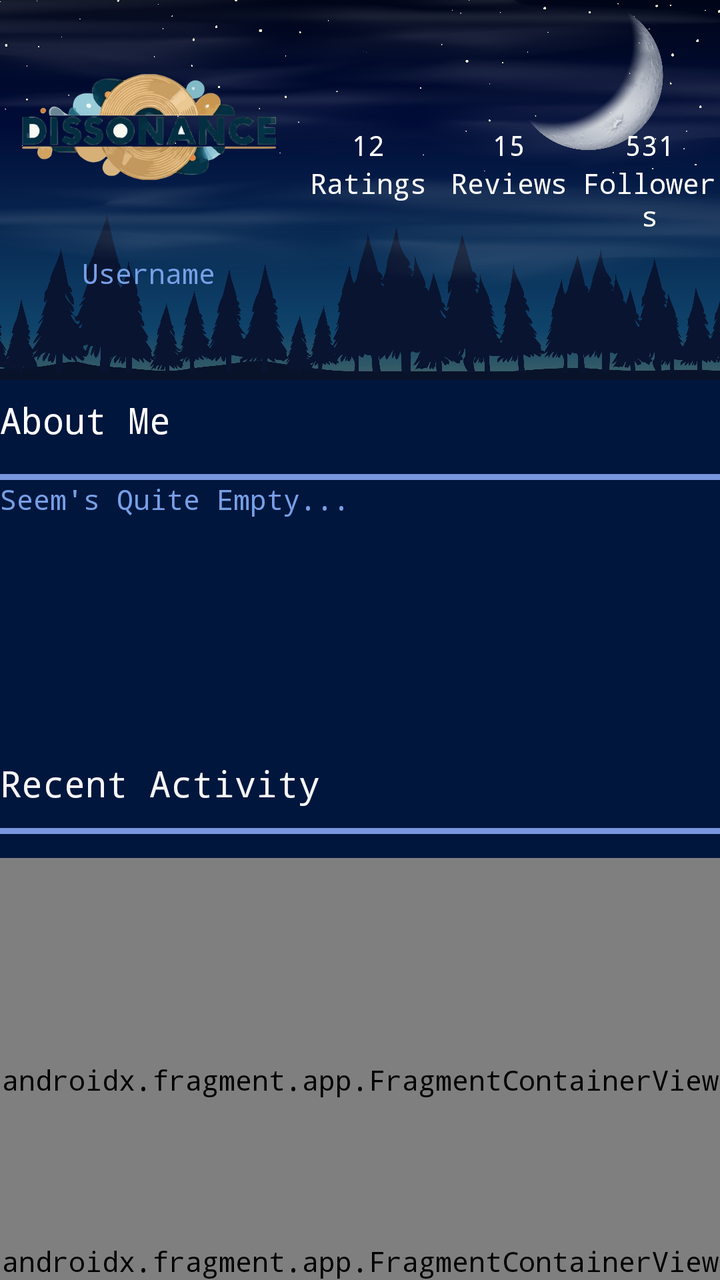
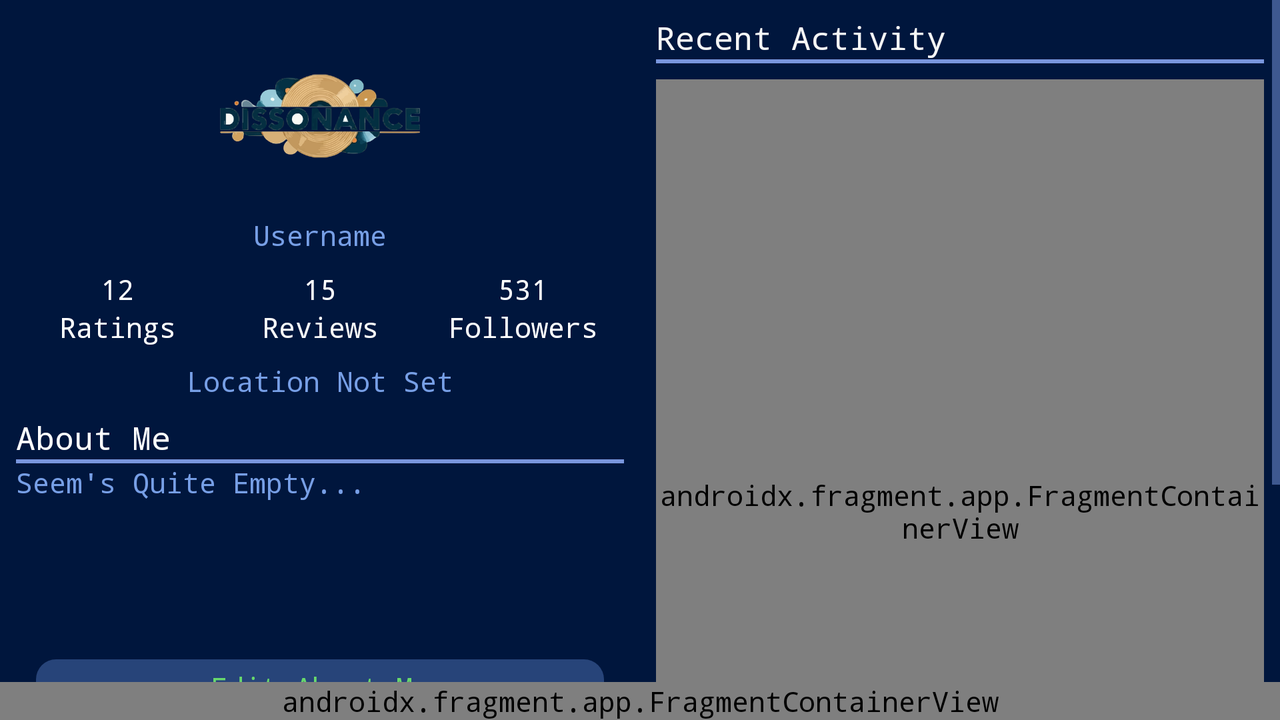

Two renders of one Android screen. The first uses the default layout on a phone; the second uses the alternative layout the repository ships for a different screen configuration, on a matching device. The two XML files are below.
<!-- AndroidManifest.xml: application theme Theme.Dissonance -->
<!-- res/layout/activity_profile.xml -->
<?xml version="1.0" encoding="utf-8"?>
<androidx.constraintlayout.widget.ConstraintLayout xmlns:android="http://schemas.android.com/apk/res/android"
    xmlns:app="http://schemas.android.com/apk/res-auto"
    xmlns:tools="http://schemas.android.com/tools"
    android:layout_width="match_parent"
    android:layout_height="match_parent">

    <FrameLayout
        android:layout_width="match_parent"
        android:layout_height="match_parent">

        <ImageView
            android:id="@+id/imageView2"
            android:layout_width="wrap_content"
            android:layout_height="190dp"
            android:scaleType="centerCrop"
            app:srcCompat="@drawable/banner_crescent" />
    </FrameLayout>

    <LinearLayout
        android:id="@+id/linearLayout2"
        android:layout_width="match_parent"
        android:layout_height="wrap_content"
        android:orientation="vertical"
        app:layout_constraintStart_toStartOf="parent"
        app:layout_constraintTop_toTopOf="parent">

        
        <LinearLayout
            android:layout_width="match_parent"
            android:layout_height="183dp"
            android:orientation="horizontal">

            <LinearLayout
                android:layout_width="149dp"
                android:layout_height="158dp"
                android:orientation="vertical">

                <ImageView
                    android:id="@+id/imageView5"
                    android:layout_width="match_parent"
                    android:layout_height="127dp"
                    android:scaleType="centerInside"
                    android:visibility="visible"
                    app:srcCompat="@drawable/logo" />

                <TextView
                    android:id="@+id/username"
                    android:layout_width="match_parent"
                    android:layout_height="49dp"
                    android:fontFamily="monospace"
                    android:gravity="center|top"
                    android:text="Username"
                    android:textColor="#779FE6" />
            </LinearLayout>

            <LinearLayout
                android:layout_width="match_parent"
                android:layout_height="match_parent"
                android:orientation="vertical">

                <LinearLayout
                    android:layout_width="match_parent"
                    android:layout_height="82dp"
                    android:orientation="horizontal">

                    <TextView
                        android:id="@+id/numberOfRatings"
                        android:layout_width="0dp"
                        android:layout_height="match_parent"
                        android:layout_weight="1"
                        android:fontFamily="monospace"
                        android:gravity="bottom|center"
                        android:text="12"
                        android:textColor="#FFFFFF" />

                    <TextView
                        android:id="@+id/numberOfReviews"
                        android:layout_width="0dp"
                        android:layout_height="match_parent"
                        android:layout_weight="1"
                        android:fontFamily="monospace"
                        android:gravity="bottom|center"
                        android:text="15"
                        android:textColor="#FFFFFF" />

                    <TextView
                        android:id="@+id/numberOfFollowers"
                        android:layout_width="0dp"
                        android:layout_height="match_parent"
                        android:layout_weight="1"
                        android:fontFamily="monospace"
                        android:gravity="bottom|center"
                        android:text="531"
                        android:textColor="#FFFFFF" />
                </LinearLayout>

                <LinearLayout
                    android:layout_width="match_parent"
                    android:layout_height="match_parent"
                    android:orientation="horizontal">

                    <TextView
                        android:id="@+id/textView5"
                        android:layout_width="0dp"
                        android:layout_height="match_parent"
                        android:layout_weight="1"
                        android:fontFamily="monospace"
                        android:gravity="center|top"
                        android:text="Ratings"
                        android:textColor="#FFFFFF" />

                    <TextView
                        android:id="@+id/textView6"
                        android:layout_width="0dp"
                        android:layout_height="match_parent"
                        android:layout_weight="1"
                        android:fontFamily="monospace"
                        android:gravity="center|top"
                        android:text="Reviews"
                        android:textColor="#FAFAFA" />

                    <TextView
                        android:id="@+id/textView7"
                        android:layout_width="0dp"
                        android:layout_height="match_parent"
                        android:layout_weight="1"
                        android:gravity="center|top"
                        android:text="Followers"
                        android:textColor="#FFFFFF" />
                </LinearLayout>
            </LinearLayout>
        </LinearLayout>

        
        <LinearLayout
            android:layout_width="match_parent"
            android:layout_height="186dp"
            android:background="#0029349B"
            android:orientation="vertical">

            <TextView
                android:id="@+id/textView11"
                android:layout_width="match_parent"
                android:layout_height="54dp"
                android:fontFamily="monospace"
                android:gravity="center|left"
                android:text="About Me"
                android:textColor="#FFFFFF"
                android:textSize="18sp" />

            <View
                android:id="@+id/view"
                android:layout_width="match_parent"
                android:layout_height="3dp"
                android:background="@color/secondary" />

            <LinearLayout
                android:layout_width="match_parent"
                android:layout_height="129dp"
                android:orientation="vertical">

                <LinearLayout
                    android:layout_width="match_parent"
                    android:layout_height="129dp"
                    android:orientation="horizontal">

                    <TextView
                        android:id="@+id/aboutMe"
                        android:layout_width="wrap_content"
                        android:layout_height="129dp"
                        android:layout_weight="1"
                        android:text="Seem's Quite Empty..."
                        android:textColor="#779FE6" />
                </LinearLayout>
            </LinearLayout>
        </LinearLayout>

        
        <LinearLayout
            android:layout_width="match_parent"
            android:layout_height="282dp"
            android:orientation="vertical">

            <TextView
                android:id="@+id/textView16"
                android:layout_width="match_parent"
                android:layout_height="45dp"
                android:fontFamily="monospace"
                android:gravity="center|left"
                android:text="Recent Activity"
                android:textColor="#F6F6F6"
                android:textSize="18sp" />

            <View
                android:id="@+id/view8"
                android:layout_width="match_parent"
                android:layout_height="3dp"
                android:background="@color/secondary" />

            <Space
                android:layout_width="match_parent"
                android:layout_height="12dp" />

            <androidx.fragment.app.FragmentContainerView
                android:id="@+id/fragmentContainerView2"
                android:name="com.dissonance.app.fragments.ReviewFragment"
                android:layout_width="match_parent"
                android:layout_height="222dp" />
        </LinearLayout>

        
        <LinearLayout
            android:layout_width="match_parent"
            android:layout_height="wrap_content"
            android:orientation="vertical">

            <LinearLayout
                android:layout_width="match_parent"
                android:layout_height="wrap_content"
                android:orientation="horizontal"
                android:layout_marginBottom="4dp">

                <Button
                    android:id="@+id/editAboutMe"
                    android:layout_width="0dp"
                    android:layout_height="wrap_content"
                    android:layout_weight="1"
                    android:background="@drawable/btn_spotify"
                    android:text="Edit About Me"
                    android:textColor="#68D96C" />

                <Button
                    android:id="@+id/editProfileBtn"
                    android:layout_width="0dp"
                    android:layout_height="wrap_content"
                    android:layout_weight="1"
                    android:background="@drawable/btn_profile"
                    android:text="Settings"
                    android:textColor="#68D96C" />
            </LinearLayout>

            <Button
                android:id="@+id/logoutButton"
                android:layout_width="match_parent"
                android:layout_height="wrap_content"
                android:layout_marginTop="4dp"
                android:background="@drawable/btn_profile"
                android:text="Log Out"
                android:textAllCaps="false"
                android:textColor="#68D96C" />
        </LinearLayout>

        
        <TextView
            android:id="@+id/locationText"
            android:layout_width="match_parent"
            android:layout_height="26dp"
            android:text="Location Not Set"
            android:textAlignment="center"
            android:textColor="#779FE6" />
    </LinearLayout>

    
    <androidx.fragment.app.FragmentContainerView
        android:id="@+id/navbar_fragment_container"
        android:name="com.dissonance.app.fragments.NavbarFragment"
        android:layout_width="match_parent"
        android:layout_height="wrap_content"
        app:layout_constraintBottom_toBottomOf="parent" />
</androidx.constraintlayout.widget.ConstraintLayout>
<!-- resources referenced by this layout -->
<resources>
  <color name="secondary">#7996DE</color>
  <!-- drawable banner_crescent: jpg bitmap (drawable, 744778 bytes) -->
  <!-- drawable btn_profile (drawable) -->
  <?xml version="1.0" encoding="utf-8"?>
  <inset xmlns:android="http://schemas.android.com/apk/res/android"
      android:insetLeft="10dp"
      android:insetRight="10dp"
      android:insetTop="10dp"
      android:insetBottom="10dp">
  
      <shape android:shape="rectangle">
          <solid android:color="@color/purple_500"/>
          <corners android:radius="10dp"/>
      </shape>
  
  </inset>
  <!-- drawable btn_spotify (drawable) -->
  <?xml version="1.0" encoding="utf-8"?>
  <inset xmlns:android="http://schemas.android.com/apk/res/android"
      android:insetLeft="10dp"
      android:insetRight="10dp"
      android:insetTop="10dp"
      android:insetBottom="10dp">
  
      <shape android:shape="rectangle">
          <solid android:color="@color/spotify"/>
          <corners android:radius="10dp"/>
      </shape>
  
  </inset>
  <!-- drawable logo: png bitmap (drawable, 96610 bytes) -->
  <style name="Theme.Dissonance" parent="Theme.Material3.Dark.NoActionBar">
          
          <item name="android:fontFamily">monospace</item>
  
          
          <item name="colorPrimary">@color/primary</item>
          <item name="colorPrimaryContainer">@color/tertiary</item>
          <item name="colorSecondary">@color/secondary</item>
  
          
          <item name="android:colorBackground">@color/background</item>
          <item name="colorSurface">@color/background</item>
  
          
          <item name="android:textColorPrimary">@color/text</item>
          <item name="android:textColorSecondary">@color/secondary</item>
  
          
          <item name="android:statusBarColor">@color/primary</item>
          <item name="android:navigationBarColor">@color/primary</item>
  
          
          <item name="colorButtonNormal">@color/secondary</item>
          <item name="android:colorControlHighlight">@color/ui_selection</item>
          <item name="android:colorAccent">@color/tertiary</item>
      </style>
  <color name="purple_500">#FF6200EE</color>
  <color name="spotify">#65FB81</color>
  <color name="primary">#274479</color>
  <color name="tertiary">#556B9D</color>
  <color name="background">#00163D</color>
  <color name="text">#F5F5F5</color>
  <color name="ui_selection">#4DB1F9</color>
</resources>
<!-- res/layout-land/activity_profile.xml (the repository's variant of the layout above) -->
<!-- drawn on the phone turned sideways -->
<?xml version="1.0" encoding="utf-8"?>
<androidx.constraintlayout.widget.ConstraintLayout xmlns:android="http://schemas.android.com/apk/res/android"
    xmlns:app="http://schemas.android.com/apk/res-auto"
    xmlns:tools="http://schemas.android.com/tools"
    android:layout_width="match_parent"
    android:layout_height="match_parent">

    
    <FrameLayout
        android:layout_width="match_parent"
        android:layout_height="match_parent"/>

    
    <ScrollView
        android:layout_width="match_parent"
        android:layout_height="0dp"
        app:layout_constraintBottom_toTopOf="@+id/navbar_fragment_container"
        app:layout_constraintTop_toTopOf="parent">

        <LinearLayout
            android:id="@+id/linearLayout2"
            android:layout_width="match_parent"
            android:layout_height="wrap_content"
            android:orientation="horizontal">

            
            <LinearLayout
                android:layout_width="0dp"
                android:layout_height="wrap_content"
                android:layout_weight="1"
                android:orientation="vertical"
                android:padding="8dp">

                
                <LinearLayout
                    android:layout_width="match_parent"
                    android:layout_height="wrap_content"
                    android:orientation="vertical">

                    <ImageView
                        android:id="@+id/imageView5"
                        android:layout_width="120dp"
                        android:layout_height="100dp"
                        android:layout_gravity="center"
                        android:scaleType="centerInside"
                        android:visibility="visible"
                        app:srcCompat="@drawable/logo" />

                    <TextView
                        android:id="@+id/username"
                        android:layout_width="match_parent"
                        android:layout_height="wrap_content"
                        android:fontFamily="monospace"
                        android:gravity="center"
                        android:text="Username"
                        android:textColor="#779FE6" />

                    
                    <LinearLayout
                        android:layout_width="match_parent"
                        android:layout_height="wrap_content"
                        android:layout_marginTop="8dp"
                        android:orientation="horizontal">

                        <LinearLayout
                            android:layout_width="0dp"
                            android:layout_height="wrap_content"
                            android:layout_weight="1"
                            android:orientation="vertical">

                            <TextView
                                android:id="@+id/numberOfRatings"
                                android:layout_width="match_parent"
                                android:layout_height="wrap_content"
                                android:fontFamily="monospace"
                                android:gravity="center"
                                android:text="12"
                                android:textColor="#FFFFFF" />

                            <TextView
                                android:id="@+id/textView5"
                                android:layout_width="match_parent"
                                android:layout_height="wrap_content"
                                android:fontFamily="monospace"
                                android:gravity="center"
                                android:text="Ratings"
                                android:textColor="#FFFFFF" />
                        </LinearLayout>

                        <LinearLayout
                            android:layout_width="0dp"
                            android:layout_height="wrap_content"
                            android:layout_weight="1"
                            android:orientation="vertical">

                            <TextView
                                android:id="@+id/numberOfReviews"
                                android:layout_width="match_parent"
                                android:layout_height="wrap_content"
                                android:fontFamily="monospace"
                                android:gravity="center"
                                android:text="15"
                                android:textColor="#FFFFFF" />

                            <TextView
                                android:id="@+id/textView6"
                                android:layout_width="match_parent"
                                android:layout_height="wrap_content"
                                android:fontFamily="monospace"
                                android:gravity="center"
                                android:text="Reviews"
                                android:textColor="#FAFAFA" />
                        </LinearLayout>

                        <LinearLayout
                            android:layout_width="0dp"
                            android:layout_height="wrap_content"
                            android:layout_weight="1"
                            android:orientation="vertical">

                            <TextView
                                android:id="@+id/numberOfFollowers"
                                android:layout_width="match_parent"
                                android:layout_height="wrap_content"
                                android:fontFamily="monospace"
                                android:gravity="center"
                                android:text="531"
                                android:textColor="#FFFFFF" />

                            <TextView
                                android:id="@+id/textView7"
                                android:layout_width="match_parent"
                                android:layout_height="wrap_content"
                                android:gravity="center"
                                android:text="Followers"
                                android:textColor="#FFFFFF" />
                        </LinearLayout>
                    </LinearLayout>

                    
                    <TextView
                        android:id="@+id/locationText"
                        android:layout_width="match_parent"
                        android:layout_height="wrap_content"
                        android:layout_marginTop="8dp"
                        android:text="Location Not Set"
                        android:textAlignment="center"
                        android:textColor="#779FE6" />
                </LinearLayout>

                
                <LinearLayout
                    android:layout_width="match_parent"
                    android:layout_height="wrap_content"
                    android:layout_marginTop="8dp"
                    android:background="#0029349B"
                    android:orientation="vertical">

                    <TextView
                        android:id="@+id/textView11"
                        android:layout_width="match_parent"
                        android:layout_height="wrap_content"
                        android:fontFamily="monospace"
                        android:gravity="center|left"
                        android:text="About Me"
                        android:textColor="#FFFFFF"
                        android:textSize="16sp" />

                    <View
                        android:id="@+id/view"
                        android:layout_width="match_parent"
                        android:layout_height="2dp"
                        android:background="@color/secondary" />

                    <TextView
                        android:id="@+id/aboutMe"
                        android:layout_width="match_parent"
                        android:layout_height="wrap_content"
                        android:minHeight="80dp"
                        android:text="Seem's Quite Empty..."
                        android:textColor="#779FE6" />
                </LinearLayout>

                
                <LinearLayout
                    android:layout_width="match_parent"
                    android:layout_height="wrap_content"
                    android:layout_marginTop="8dp"
                    android:orientation="vertical">

                    <Button
                        android:id="@+id/editAboutMe"
                        android:layout_width="match_parent"
                        android:layout_height="wrap_content"
                        android:background="@drawable/btn_spotify"
                        android:text="Edit About Me"
                        android:textColor="#68D96C" />

                    <Button
                        android:id="@+id/editProfileBtn"
                        android:layout_width="match_parent"
                        android:layout_height="wrap_content"
                        android:layout_marginTop="4dp"
                        android:background="@drawable/btn_profile"
                        android:text="Settings"
                        android:textColor="#68D96C" />

                    <Button
                        android:id="@+id/logoutButton"
                        android:layout_width="match_parent"
                        android:layout_height="wrap_content"
                        android:layout_marginTop="4dp"
                        android:background="@drawable/btn_profile"
                        android:text="Log Out"
                        android:textAllCaps="false"
                        android:textColor="#68D96C" />
                </LinearLayout>
            </LinearLayout>

            
            <LinearLayout
                android:layout_width="0dp"
                android:layout_height="match_parent"
                android:layout_weight="1"
                android:orientation="vertical"
                android:padding="8dp">

                <TextView
                    android:id="@+id/textView16"
                    android:layout_width="match_parent"
                    android:layout_height="wrap_content"
                    android:fontFamily="monospace"
                    android:gravity="center|left"
                    android:text="Recent Activity"
                    android:textColor="#F6F6F6"
                    android:textSize="16sp" />

                <View
                    android:id="@+id/view8"
                    android:layout_width="match_parent"
                    android:layout_height="2dp"
                    android:background="@color/secondary" />

                <androidx.fragment.app.FragmentContainerView
                    android:id="@+id/fragmentContainerView2"
                    android:name="com.dissonance.app.fragments.ReviewFragment"
                    android:layout_width="match_parent"
                    android:layout_height="match_parent"
                    android:layout_marginTop="8dp" />
            </LinearLayout>
        </LinearLayout>
    </ScrollView>

    
    <androidx.fragment.app.FragmentContainerView
        android:id="@+id/navbar_fragment_container"
        android:name="com.dissonance.app.fragments.NavbarFragment"
        android:layout_width="match_parent"
        android:layout_height="wrap_content"
        app:layout_constraintBottom_toBottomOf="parent" />
</androidx.constraintlayout.widget.ConstraintLayout>
<!-- resources referenced by the variant -->
<!-- as the phone turned sideways resolves them -->
<resources>
  <color name="secondary">#7996DE</color>
  <!-- drawable btn_profile (drawable) -->
  <?xml version="1.0" encoding="utf-8"?>
  <inset xmlns:android="http://schemas.android.com/apk/res/android"
      android:insetLeft="10dp"
      android:insetRight="10dp"
      android:insetTop="10dp"
      android:insetBottom="10dp">
  
      <shape android:shape="rectangle">
          <solid android:color="@color/purple_500"/>
          <corners android:radius="10dp"/>
      </shape>
  
  </inset>
  <!-- drawable btn_spotify (drawable) -->
  <?xml version="1.0" encoding="utf-8"?>
  <inset xmlns:android="http://schemas.android.com/apk/res/android"
      android:insetLeft="10dp"
      android:insetRight="10dp"
      android:insetTop="10dp"
      android:insetBottom="10dp">
  
      <shape android:shape="rectangle">
          <solid android:color="@color/spotify"/>
          <corners android:radius="10dp"/>
      </shape>
  
  </inset>
  <!-- drawable logo: png bitmap (drawable, 96610 bytes) -->
  <style name="Theme.Dissonance" parent="Theme.Material3.Dark.NoActionBar">
          
          <item name="android:fontFamily">monospace</item>
  
          
          <item name="colorPrimary">@color/primary</item>
          <item name="colorPrimaryContainer">@color/tertiary</item>
          <item name="colorSecondary">@color/secondary</item>
  
          
          <item name="android:colorBackground">@color/background</item>
          <item name="colorSurface">@color/background</item>
  
          
          <item name="android:textColorPrimary">@color/text</item>
          <item name="android:textColorSecondary">@color/secondary</item>
  
          
          <item name="android:statusBarColor">@color/primary</item>
          <item name="android:navigationBarColor">@color/primary</item>
  
          
          <item name="colorButtonNormal">@color/secondary</item>
          <item name="android:colorControlHighlight">@color/ui_selection</item>
          <item name="android:colorAccent">@color/tertiary</item>
      </style>
  <color name="purple_500">#FF6200EE</color>
  <color name="spotify">#65FB81</color>
  <color name="primary">#274479</color>
  <color name="tertiary">#556B9D</color>
  <color name="background">#00163D</color>
  <color name="text">#F5F5F5</color>
  <color name="ui_selection">#4DB1F9</color>
</resources>
